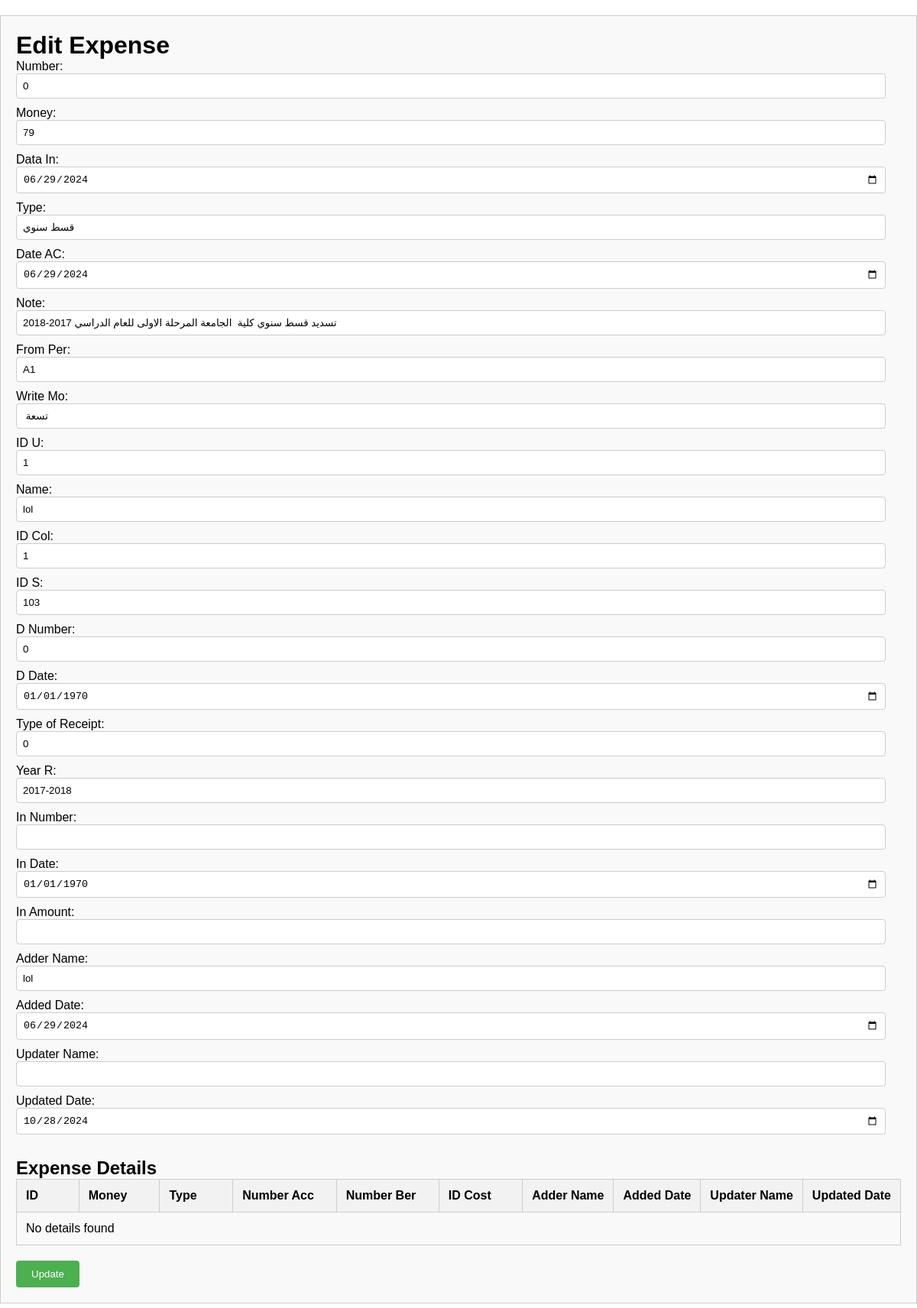
The page /accounts/view/edit_expense.php?id_e=8 on the database its author committed.
### tables this page shows
CREATE TABLE `expense` (
  `id_e` int(11) NOT NULL,
  `number` float DEFAULT NULL,
  `money` float DEFAULT NULL,
  `data_in` datetime DEFAULT NULL,
  `type` text DEFAULT NULL,
  `date_ac` datetime DEFAULT NULL,
  `note` text DEFAULT NULL,
  `from_per` text DEFAULT NULL,
  `write_mo` text DEFAULT NULL,
  `id_u` float DEFAULT NULL,
  `name` text DEFAULT NULL,
  `id_col` float DEFAULT NULL,
  `id_s` float DEFAULT NULL,
  `d_number` text DEFAULT NULL,
  `d_date` varchar(255) DEFAULT NULL,
  `type_of_receipt` int(11) DEFAULT NULL,
  `year_r` varchar(50) DEFAULT NULL,
  `in_number` varchar(50) DEFAULT NULL,
  `in_date` datetime DEFAULT NULL,
  `in_amount` varchar(50) DEFAULT NULL,
  `adder_name` varchar(255) DEFAULT NULL,
  `added_date` datetime DEFAULT NULL,
  `updater_name` varchar(255) DEFAULT NULL,
  `updated_date` datetime DEFAULT NULL
);

### accounts/view/edit_expense.php (the view, shortened to what this page needs)
<!DOCTYPE html>
<html lang="en">
<head>
    <link rel="stylesheet" href="../css/styleexpenseedit.css">
</head>
<body>
    <div class="container">
        <?php
           include "../php/env/db.php";
        if (isset($_GET['id_e'])) {
            $id_e = $_GET['id_e'];
            $sql = "SELECT * FROM expense WHERE id_e=$id_e";
            $result = $conn->query($sql);
            if ($result->num_rows > 0) {
                $row = $result->fetch_assoc();
                $data_in = date('Y-m-d', strtotime($row['data_in']));
                $date_ac = date('Y-m-d', strtotime($row['date_ac']));
                $d_date = date('Y-m-d', strtotime($row['d_date']));
                $in_date = date('Y-m-d', strtotime($row['in_date']));
                $added_date = date('Y-m-d', strtotime($row['added_date']));
                $updated_date = date('Y-m-d');
                ?>
                <h1>Edit Expense</h1>
                <form method="post" action="">
                    <label>Number:</label><br>
                    <input type="text" name="number" value="<?php echo $row['number']; ?>"><br>
                    <label>Money:</label><br>
                    <input type="text" name="money" value="<?php echo $row['money']; ?>"><br>
                    <label>Data In:</label><br>
                    <input type="date" name="data_in" value="<?php echo $data_in; ?>"><br>
                    <label>Type:</label><br>
                    <input type="text" name="type" value="<?php echo $row['type']; ?>"><br>
                    <label>Date AC:</label><br>
                    <input type="date" name="date_ac" value="<?php echo $date_ac; ?>"><br>
                    <label>Note:</label><br>
                    <input type="text" name="note" value="<?php echo $row['note']; ?>"><br>
                    <label>From Per:</label><br>
                    <input type="text" name="from_per" value="<?php echo $row['from_per']; ?>"><br>
                    <label>Write Mo:</label><br>
                    <input type="text" name="write_mo" value="<?php echo $row['write_mo']; ?>"><br>
                    <label>ID U:</label><br>
                    <input type="text" name="id_u" value="<?php echo $row['id_u']; ?>"><br>
                    <label>Name:</label><br>
                    <input type="text" name="name" value="<?php echo $row['name']; ?>"><br>
                    <label>ID Col:</label><br>
                    <input type="text" name="id_col" value="<?php echo $row['id_col']; ?>"><br>
                    <label>ID S:</label><br>
                    <input type="text" name="id_s" value="<?php echo $row['id_s']; ?>"><br>
                    <label>D Number:</label><br>
                    <input type="text" name="d_number" value="<?php echo $row['d_number']; ?>"><br>
                    <label>D Date:</label><br>
                    <input type="date" name="d_date" value="<?php echo $d_date; ?>"><br>
                    <label>Type of Receipt:</label><br>
                    <input type="text" name="type_of_receipt" value="<?php echo $row['type_of_receipt']; ?>"><br>
                    <label>Year R:</label><br>
                    <input type="text" name="year_r" value="<?php echo $row['year_r']; ?>"><br>
                    <label>In Number:</label><br>
                    <input type="text" name="in_number" value="<?php echo $row['in_number']; ?>"><br>
                    <label>In Date:</label><br>
                    <input type="date" name="in_date" value="<?php echo $in_date; ?>"><br>
                    <label>In Amount:</label><br>
                    <input type="text" name="in_amount" value="<?php echo $row['in_amount']; ?>"><br>
                    <label>Adder Name:</label><br>
                    <input type="text" name="adder_name" value="<?php echo $row['adder_name']; ?>"><br>
                    <label>Added Date:</label><br>
                    <input type="date" name="added_date" value="<?php echo $added_date; ?>"><br>
                    <label>Updater Name:</label><br>
                    <input type="text" name="updater_name" value="<?php echo $row['updater_name']; ?>"><br>
                    <label>Updated Date:</label><br>
                    <input type="date" name="updated_date" value="<?php echo $updated_date; ?>"><br>
                                   </form>
                                    <h2>Expense Details</h2>
                    <table>
                        <tr>
                            <th>ID</th>
                            <th>Money</th>
                            <th>Type</th>
                            <th>Number Acc</th>
                            <th>Number Ber</th>
                            <th>ID Cost</th>
                            <th>Adder Name</th>
                            <th>Added Date</th>
                            <th>Updater Name</th>
                            <th>Updated Date</th>
                        </tr>
                        <?php
                        $sql_details = "SELECT * FROM expense_detal WHERE id_e=$id_e";
                        $result_details = $conn->query($sql_details);
                        if ($result_details->num_rows > 0) {
                            while ($row_details = $result_details->fetch_assoc()) {
                                $detail_added_date = date('Y-m-d', strtotime($row_details['added_date']));
                                $detail_updated_date = date('Y-m-d', strtotime($row_details['updated_date']));
                                ?>
                                <tr>
                                    <td><?php echo $row_details['id_d']; ?></td>
                                    <td><input type="text" name="details[<?php echo $row_details['id_d']; ?>][money]" value="<?php echo $row_details['money']; ?>"></td>
                                    <td><input type="text" name="details[<?php echo $row_details['id_d']; ?>][type]" value="<?php echo $row_details['type']; ?>"></td>
                                    <td><input type="text" name="details[<?php echo $row_details['id_d']; ?>][number_acc]" value="<?php echo $row_details['number_acc']; ?>"></td>
                                    <td><input type="text" name="details[<?php echo $row_details['id_d']; ?>][number_ber]" value="<?php echo $row_details['number_ber']; ?>"></td>
                                    <td><input type="text" name="details[<?php echo $row_details['id_d']; ?>][id_cost]" value="<?php echo $row_details['id_cost']; ?>"></td>
                                    <td><input type="text" name="details[<?php echo $row_details['id_d']; ?>][adder_name]" value="<?php echo $row_details['adder_name']; ?>"></td>
                                    <td><input type="date" name="details[<?php echo $row_details['id_d']; ?>][added_date]" value="<?php echo $detail_added_date; ?>"></td>
                                    <td><input type="text" name="details[<?php echo $row_details['id_d']; ?>][updater_name]" value="<?php echo $row_details['updater_name']; ?>"></td>
                                    <td><input type="date" name="details[<?php echo $row_details['id_d']; ?>][updated_date]" value="<?php echo $detail_updated_date; ?>"></td>
                                </tr>
                                <?php
                            }
                        } else {
                            echo "<tr><td colspan='10'>No details found</td></tr>";
                        }
                        ?>
                    </table>
                    <input type="submit" value="Update">
                <?php
            } else {
                echo "Record not found";
            }
        } else {
            echo "Invalid request";
        }
        ?>
    </div>
</body>
</html>

### accounts/css/styleexpenseedit.css (style rules this page uses)
* { margin: 0; padding: 0; box-sizing: border-box; }
.container { max-width: 8000px; margin: 20px auto; padding: 20px; border: 1px solid #ccc; background-color: #f9f9f9; font-family: Arial, sans-serif; }
form { margin-bottom: 20px; }
input[type="text"], input[type="date"] { width: calc(100% - 20px); padding: 8px; margin-bottom: 10px; border: 1px solid #ccc; border-radius: 4px; }
input2[type="text"], input[type="date"] { width: calc(100% - 20px); padding: 8px; margin-bottom: 10px; border: 1px solid #ccc; border-radius: 4px; }
table { width: 100%; border-collapse: collapse; margin-bottom: 20px; }
table th, table td { padding: 12px; border: 1px solid #ccc; text-align: left; white-space: nowrap; overflow: hidden; text-overflow: ellipsis; width: 15%; }
th { background-color: #f2f2f2; }
input[type="submit"] { padding: 10px 20px; background-color: #4CAF50; color: white; border: none; border-radius: 4px; cursor: pointer; }

### rows shown on the page
expense: number "0", money "79", data_in "06/29/2024", type "قسط سنوي", date_ac "06/29/2024", note "تسديد قسط سنوي كلية الجامعة المرحلة الاولى للعام الدراسي 2017-2018", from_per "A1", write_mo "تسعة", id_u "1", name "lol", id_col "1", id_s "103", d_number "0", d_date "01/01/1970", type_of_receipt "0", year_r "2017-2018", in_date "01/01/1970", adder_name "lol", added_date "06/29/2024"
